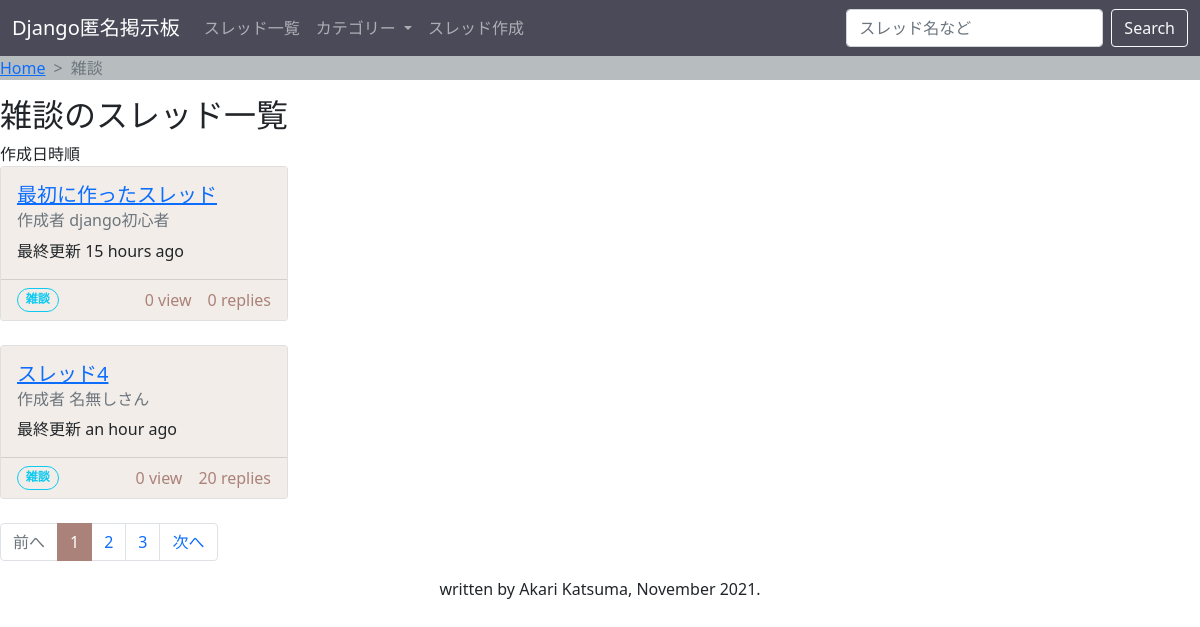
Page /category/1/ on the committed database.
### keijiban/models.py (models this page shows, shortened)
class Category(models.Model):
    name = models.CharField(
        max_length=255,
        blank=False,
        null=False,)
    def __str__(self):
        return self.name

class Thread(models.Model):
    title = models.CharField(
        max_length=255,
        blank=False,
        null=False,
        default="無題")
    view = models.IntegerField(
        blank=True,
        null=False,
        default=0)
    category = models.ForeignKey(
        Category,
        null=True,
        on_delete=models.SET_NULL)

class Post(models.Model):
    IPaddress = models.GenericIPAddressField(
        blank=False,
        null=False)
    ipID = models.CharField(
        max_length=8,
        blank=True,
        null=False,
        default="xxxxxxxx")
    created = models.DateTimeField(
        auto_now_add=True,
        editable=False,
        blank=False,
        null=False)
    name = models.CharField(
        max_length=15,
        blank=False,
        null=False,
        default="名無しさん")
    body = models.TextField(
        max_length=255,
        blank=False,
        null=False)
    thread = models.ForeignKey(
        Thread,
        on_delete=models.CASCADE)
    tags = models.ManyToManyField(
        Tag,
        blank=True)

### keijiban/views.py (the view, shortened to what this page needs)
# urls.py: path('category/<pk>/', CategoryView.as_view(), name='category'),
class CategoryView(DetailView):
    model = Category

### keijiban/templates/keijiban/category_detail.html (shortened to what this page needs)
{% extends "_base.html" %}
{% load humanize %}
{% block breadcrumb %}
<nav style="--bs-breadcrumb-divider: '>'; background-color: #B7BCBF;" aria-label="breadcrumb">
    <ol class="breadcrumb">
        <li class="breadcrumb-item"><a href="{% url 'index'%}">Home</a></li>
        <li class="breadcrumb-item active" aria-current="page">{{ object.name }}</li>
    </ol>
</nav>
{% endblock %}
{% block main %}
<h2>{{ object.name }}のスレッド一覧</h2>
{% if object.thread_set.all %}
    作成日時順<br>
    {% for t in object.thread_set.all %}
    <div class="card" style="width: 18rem;">
        <div class="card-body" style="background:#f2ede8;">
            <a href="{% url 'thread' t.id %}">
                <h5 class="card-title">{{ t.title }}</h5>
            </a>
            <h6 class="card-subtitle mb-2 text-muted">作成者 {{ t.post_set.first.name }}</h6>
            <p class="card-text">最終更新 {{ t.post_set.last.created | naturaltime }}</p>
        </div>
        <div class="card-footer" style="display: flex;justify-content: space-between; background:#f2ede8; color:#AA8279;">
            <span class="badge rounded-pill text-info  border border-info badge-outlined">{{t.category}}</span>{{t.view| intcomma }} view　{{t.post_set.all| length | add:"-1"}} replies
        </div>
    </div>
    <br>
    {% endfor %}
    <nav aria-label="...">
        <ul class="pagination">
            <li class="page-item disabled">
                <span class="page-link" href="#" tabindex="-1" aria-disabled="true">前へ</span>
            </li>
            <li class="page-item active" aria-current="page">
                <span class="page-link" style="background-color: #AA8279; border-color: #AA8279;" href="#">1</span>
            </li>
            <li class="page-item"><a class="page-link" href="#">2</a></li>
            <li class="page-item"><a class="page-link" href="#">3</a></li>
            <li class="page-item">
                <a class="page-link" href="#">次へ</a>
            </li>
        </ul>
    </nav>
{% else %}
    <p>まだ{{ object.name }}のスレッドはありません。新しいスレッドを作りませんか？</p>
    <a class="btn" style="background:#f2ede8; color:#4B4A59; border: 1px solid #AA8279;" href="{% url 'create' %}" role="button">スレッドを作成する</a><br>
{% endif %}
{% endblock %}

### rows in the picture
Category: name "雑談"
Thread: title "最初に作ったスレッド", post_set.first.name "django初心者", post_set.last.created "15 hours ago", category "雑談", view "0", post_set.all|length "0"
Thread: title "スレッド4", post_set.first.name "名無しさん", post_set.last.created "an hour ago", category "雑談", view "0", post_set.all|length "20"
